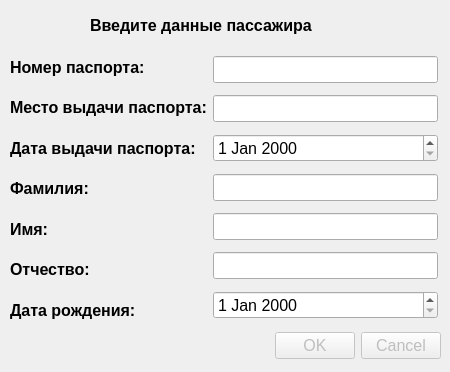
<?xml version="1.0" encoding="UTF-8"?>
<ui version="4.0">
 <class>PassengerDialog</class>
 <widget class="QDialog" name="PassengerDialog">
  <property name="geometry">
   <rect>
    <x>0</x>
    <y>0</y>
    <width>450</width>
    <height>372</height>
   </rect>
  </property>
  <property name="font">
   <font>
    <pointsize>12</pointsize>
   </font>
  </property>
  <property name="windowTitle">
   <string>Пассажир</string>
  </property>
  <widget class="QWidget" name="layoutWidget">
   <property name="geometry">
    <rect>
     <x>10</x>
     <y>50</y>
     <width>428</width>
     <height>277</height>
    </rect>
   </property>
   <layout class="QHBoxLayout" name="horizontalLayout">
    <item>
     <layout class="QVBoxLayout" name="verticalLayout">
      <item>
       <widget class="QLabel" name="num_passport_label">
        <property name="font">
         <font>
          <pointsize>12</pointsize>
          <bold>true</bold>
         </font>
        </property>
        <property name="text">
         <string>Номер паспорта:</string>
        </property>
       </widget>
      </item>
      <item>
       <widget class="QLabel" name="place_passport_label">
        <property name="font">
         <font>
          <pointsize>12</pointsize>
          <bold>true</bold>
         </font>
        </property>
        <property name="text">
         <string>Место выдачи паспорта:</string>
        </property>
       </widget>
      </item>
      <item>
       <widget class="QLabel" name="date_passport_label">
        <property name="font">
         <font>
          <pointsize>12</pointsize>
          <bold>true</bold>
         </font>
        </property>
        <property name="text">
         <string>Дата выдачи паспорта:</string>
        </property>
       </widget>
      </item>
      <item>
       <widget class="QLabel" name="surname_label">
        <property name="font">
         <font>
          <pointsize>12</pointsize>
          <bold>true</bold>
         </font>
        </property>
        <property name="text">
         <string>Фамилия:</string>
        </property>
       </widget>
      </item>
      <item>
       <widget class="QLabel" name="name_label">
        <property name="font">
         <font>
          <pointsize>12</pointsize>
          <bold>true</bold>
         </font>
        </property>
        <property name="text">
         <string>Имя:</string>
        </property>
       </widget>
      </item>
      <item>
       <widget class="QLabel" name="patronym_label">
        <property name="font">
         <font>
          <pointsize>12</pointsize>
          <bold>true</bold>
         </font>
        </property>
        <property name="text">
         <string>Отчество:</string>
        </property>
       </widget>
      </item>
      <item>
       <widget class="QLabel" name="birthday_label">
        <property name="font">
         <font>
          <pointsize>12</pointsize>
          <bold>true</bold>
         </font>
        </property>
        <property name="text">
         <string>Дата рождения:</string>
        </property>
       </widget>
      </item>
     </layout>
    </item>
    <item>
     <layout class="QVBoxLayout" name="verticalLayout_2">
      <item>
       <widget class="QLineEdit" name="num_passport_edit"/>
      </item>
      <item>
       <widget class="QLineEdit" name="place_passport_edit"/>
      </item>
      <item>
       <widget class="QDateEdit" name="date_passport_date"/>
      </item>
      <item>
       <widget class="QLineEdit" name="surname_edit"/>
      </item>
      <item>
       <widget class="QLineEdit" name="name_edit"/>
      </item>
      <item>
       <widget class="QLineEdit" name="patronym_edit"/>
      </item>
      <item>
       <widget class="QDateEdit" name="birthday_date"/>
      </item>
     </layout>
    </item>
   </layout>
  </widget>
  <widget class="QDialogButtonBox" name="buttonBox">
   <property name="enabled">
    <bool>false</bool>
   </property>
   <property name="geometry">
    <rect>
     <x>100</x>
     <y>330</y>
     <width>341</width>
     <height>32</height>
    </rect>
   </property>
   <property name="orientation">
    <enum>Qt::Orientation::Horizontal</enum>
   </property>
   <property name="standardButtons">
    <set>QDialogButtonBox::StandardButton::Cancel|QDialogButtonBox::StandardButton::Ok</set>
   </property>
  </widget>
  <widget class="QLabel" name="title_label">
   <property name="geometry">
    <rect>
     <x>90</x>
     <y>10</y>
     <width>281</width>
     <height>31</height>
    </rect>
   </property>
   <property name="font">
    <font>
     <pointsize>12</pointsize>
     <bold>true</bold>
    </font>
   </property>
   <property name="text">
    <string>Введите данные пассажира</string>
   </property>
  </widget>
 </widget>
 <resources/>
 <connections/>
</ui>
